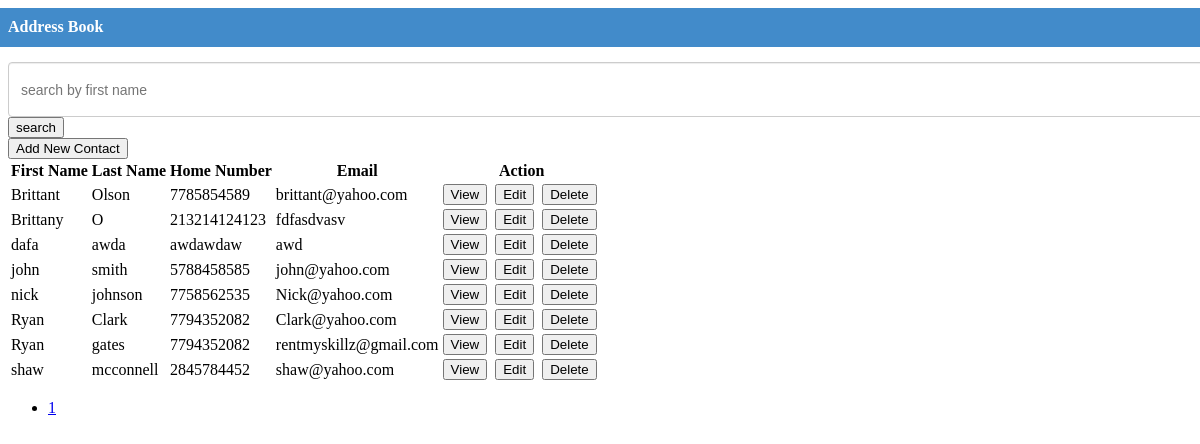
The page / on the database its author committed.
### tables this page shows
CREATE TABLE IF NOT EXISTS `tbl_contacts` (
  `contact_id` int(11) NOT NULL AUTO_INCREMENT,
  `first_name` varchar(255) NOT NULL,
  `middle_name` varchar(255) NOT NULL,
  `last_name` varchar(255) NOT NULL,
  `address` text,
  `contact_no1` varchar(255) NOT NULL,
  `contact_no2` varchar(255) DEFAULT NULL,
  `email_address` varchar(255) NOT NULL,
  `profile_pic` varchar(255) NOT NULL,
  PRIMARY KEY (`contact_id`)
);

### index.php (the view, shortened to what this page needs)
<?php
require_once './config.php';
include './header.php';
if (!(isset($_GET['pagenum']))) {
  $pagenum = 1;
} else {
  $pagenum = $_GET['pagenum'];
}
$page_limit = ($_GET["show"] <> "" && is_numeric($_GET["show"]) ) ? $_GET["show"] : 8;
try {
  $keyword = trim($_GET["keyword"]);
  if ($keyword <> "" ) {
    $sql = "SELECT * FROM tbl_contacts WHERE 1 AND "
            . " (first_name LIKE :keyword) ORDER BY first_name ";
    $stmt = $DB->prepare($sql);
    $stmt->bindValue(":keyword", $keyword."%");
  } else {
    $sql = "SELECT * FROM tbl_contacts WHERE 1 ORDER BY first_name ";
    $stmt = $DB->prepare($sql);
  }
  $stmt->execute();
  $total_count = count($stmt->fetchAll());
  $last = ceil($total_count / $page_limit);
  $lower_limit = ($pagenum - 1) * $page_limit;
  $lower_limit = ($lower_limit < 0) ? 0 : $lower_limit;
  $sql2 = $sql . " limit " . ($lower_limit) . " ,  " . ($page_limit) . " ";
  $stmt = $DB->prepare($sql2);
  $stmt->execute();
  $results = $stmt->fetchAll();
} catch (Exception $ex) {
  echo $ex->getMessage();
}
?>
<div class="row">
  <div class="panel panel-primary">
    <div class="panel-heading">
      <h3 class="panel-title">Address Book</h3>
    </div>
    <div class="panel-body">
      <div  style="padding-left: 0; padding-right: 0;" >
        <form action="index.php" method="get" >
        <div style="padding-left: 0;"  >
          <span >
            <label  for="keyword" style="padding-right: 0;">
              <input type="text" value="<?php echo $_GET["keyword"]; ?>" placeholder="search by first name" id="" class="form-control" name="keyword" style="height: 41px;">
            </label>
            </span>
          <button >search</button>
        </div>
        </form>
        <div  ><a href="contacts.php"><button ><span ></span> Add New Contact</button></a></div>
      </div>
<?php if (count($results) > 0) { ?>
        <div >
          <table >
            <tbody><tr>
                <th>First Name</th>
                <th>Last Name</th>
                <th>Home Number </th>
                <th>Email </th>
                <th>Action </th>
              </tr>
  <?php foreach ($results as $res) { ?>
                <tr>
                  <td><?php echo $res["first_name"]; ?></td>
                  <td><?php echo $res["last_name"]; ?></td>
                  <td><?php echo $res["contact_no1"]; ?></td>
                  <td><?php echo $res["email_address"]; ?></td>
                  <td>
                    <a href="view_contacts.php?cid=<?php echo $res["contact_id"]; ?>"><button class="btn btn-sm btn-info"><span class="glyphicon glyphicon-zoom-in"></span> View</button></a>&nbsp;
                    <a href="contacts.php?m=update&cid=<?php echo $res["contact_id"]; ?>&pagenum=<?php echo $_GET["pagenum"]; ?>"><button class="btn btn-sm btn-warning"><span class="glyphicon glyphicon-edit"></span> Edit</button></a>&nbsp;
                    <a href="process_form.php?mode=delete&cid=<?php echo $res["contact_id"]; ?>&keyword=<?php echo $_GET["keyword"]; ?>&pagenum=<?php echo $_GET["pagenum"]; ?>" onclick="return confirm('Are you sure?')"><button class="btn btn-sm btn-danger"><span class="glyphicon glyphicon-remove-circle"></span> Delete</button></a>&nbsp;
                  </td>
                </tr>
  <?php } ?>
            </tbody></table>
        </div>
        <div >
          <ul >
  <?php
  for ($i = 1; $i <= $last; $i++) {
    if ($i == $pagenum) {
      ?>
                <li class="active"><a href="javascript:void(0);" ><?php echo $i ?></a></li>
                <?php
              } else {
                ?>
                <li><a href="index.php?pagenum=<?php echo $i; ?>&keyword=<?php echo $_GET["keyword"]; ?>" class="links"  onclick="displayRecords('<?php echo $page_limit; ?>', '<?php echo $i; ?>');" ><?php echo $i ?></a></li>
                <?php
              }
            }
            ?>
          </ul>
        </div>
          <?php } else { ?>
        <div class="well well-lg">No contacts found.</div>
<?php } ?>
    </div>
  </div>
</div>

### header.php (shortened to what this page needs)
<!DOCTYPE html>
<html lang="en">
  <head>
    <link href="css.css" rel="stylesheet">
  </head>
 </html>

### css.css (style rules this page uses)
.row { margin-right: -15px; margin-left: -15px; }
.panel-heading { padding: 10px 15px; border-bottom: 1px solid transparent; border-top-left-radius: 3px; border-top-right-radius: 3px; }
.panel-title { margin-top: 0; margin-bottom: 0; font-size: 16px; color: White; }
.panel-body { padding: 15px; }
.form-control { display: block; width: 100%; height: 34px; padding: 6px 12px; font-size: 14px; line-height: 1.428571429; color: #555; background-color: #fff; background-image: none; border: 1px solid #ccc; border-radius: 4px; -webkit-box-shadow: inset 0 1px 1px rgba(0, 0, 0, .075); box-shadow: inset 0 1px 1px rgba(0, 0, 0, .075); -webkit-transition: border-color ease-in-out .15s, box-shadow ease-in-out .15s; transition: border-color ease-in-out .15s, box-shadow ease-in-out .15s; }
.panel-primary { border-color: #428bca; }
.panel-primary > .panel-heading { color: #fff; background-color: #428bca; border-color: #428bca; }

### rows shown on the page
tbl_contacts: first_name "Brittant", last_name "Olson", contact_no1 "7785854589", email_address "brittant@yahoo.com"
tbl_contacts: first_name "Brittany", last_name "O", contact_no1 "213214124123", email_address "fdfasdvasv"
tbl_contacts: first_name "dafa", last_name "awda", contact_no1 "awdawdaw", email_address "awd"
tbl_contacts: first_name "john", last_name "smith", contact_no1 "5788458585", email_address "john@yahoo.com"
tbl_contacts: first_name "nick", last_name "johnson", contact_no1 "7758562535", email_address "Nick@yahoo.com"
tbl_contacts: first_name "Ryan", last_name "Clark", contact_no1 "7794352082", email_address "Clark@yahoo.com"
tbl_contacts: first_name "Ryan", last_name "gates", contact_no1 "7794352082", email_address "rentmyskillz@gmail.com"
tbl_contacts: first_name "shaw", last_name "mcconnell", contact_no1 "2845784452", email_address "shaw@yahoo.com"
